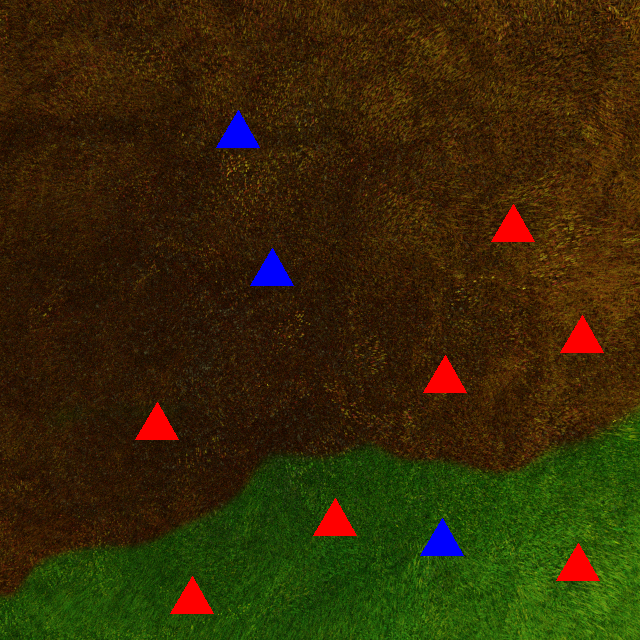
#> input picture 10.png, 640 x 640 px, found by its file name
$ python Q1.py
#> lines starting #> are read from the running program, lines starting #| are printed output that depends on the picture; after the words box and inside, x2 and y2 are one past the last pixel; in counts of white or black regions, pixels touching at a corner belong together
#> further down, input_image is the input picture: shape (640, 640, 3); mean B, G, R 6.8, 41, 52.9
import cv2
import numpy as np

def color_change(image):
    # Convert image to HSV color space
    hsv = cv2.cvtColor(image, cv2.COLOR_BGR2HSV)
#> hsv: shape (640, 640, 3); mean H, S, V 23.3, 233.2, 64.1

    # Define color ranges for brown and green
    brown_lower = np.array([10, 50, 50])
    brown_upper = np.array([30, 255, 255])

    green_lower = np.array([35, 50, 50])
    green_upper = np.array([85, 255, 255])

    # Create masks for brown and green portions
    brown_mask = cv2.inRange(hsv, brown_lower, brown_upper)
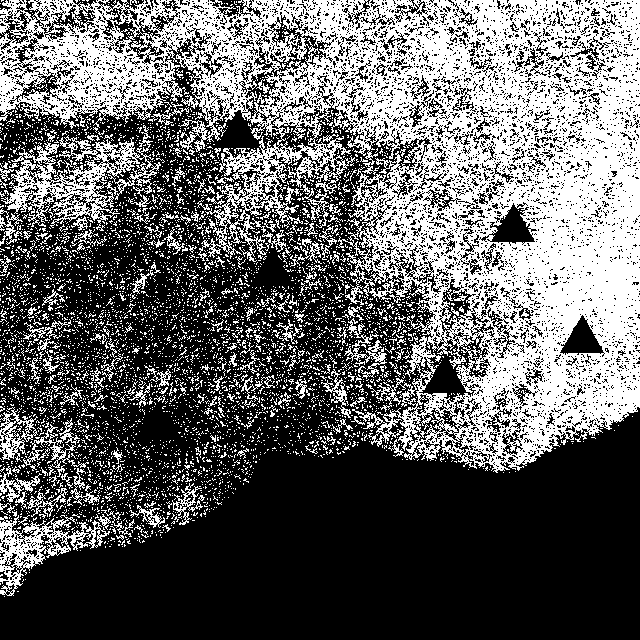
#> brown_mask: shape (640, 640); 38.9% white; 5521 white regions (5306 under 20 px), largest, box (x1, y1, x2, y2) and area: (0, 0, 640, 473) 122179, (1, 125, 161, 231) 5342, (0, 515, 110, 596) 2629
    green_mask = cv2.inRange(hsv, green_lower, green_upper)
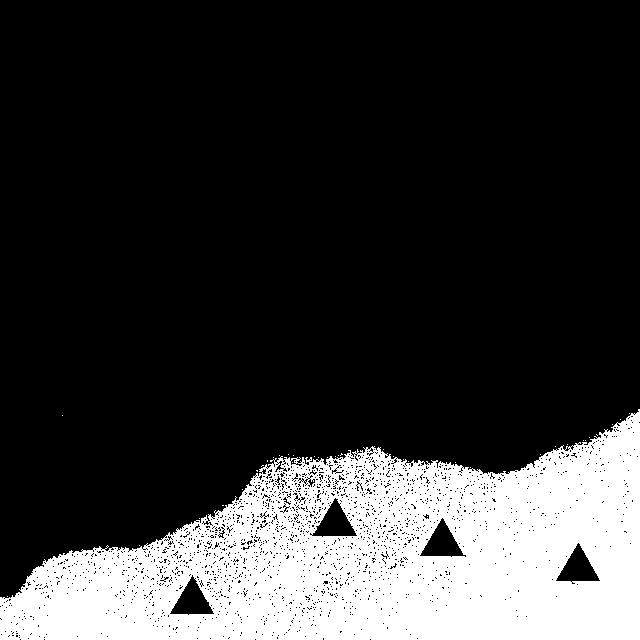
#> green_mask: shape (640, 640); 21.5% white; 38 white regions (37 under 20 px), largest, box (x1, y1, x2, y2) and area: (0, 409, 640, 640) 88114

    # Change brown to yellow and green to blue
    image[brown_mask > 0] = [0, 255, 255]  # Yellow (BGR format)
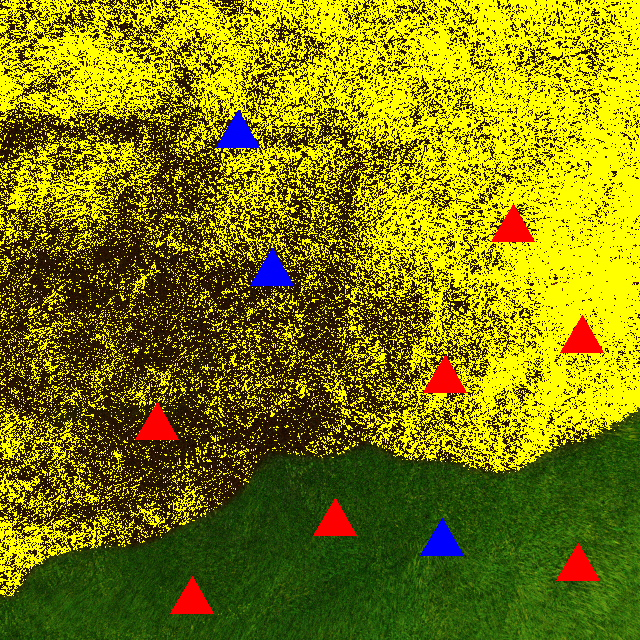
#> image: shape (640, 640, 3); mean B, G, R 4.4, 124.8, 126
    image[green_mask > 0] = [230,216,173]   # light Blue (BGR format)
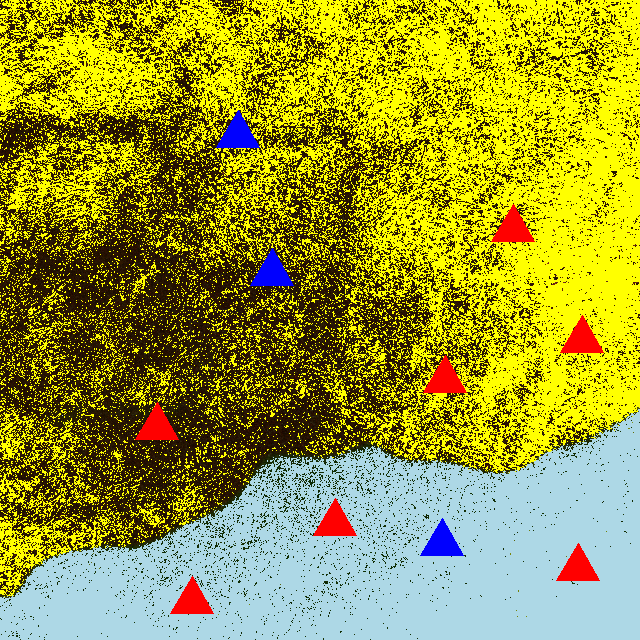
#> image: shape (640, 640, 3); mean B, G, R 52.4, 154, 155.2

    return image

# Load an image
input_image = cv2.imread('images/10.png')
image = cv2.imread('images/10.png')
# Apply color changes
output_image = color_change(image)

# Display the original and modified images
cv2.imshow('Original Image', input_image)
cv2.imshow('Modified Image', output_image)

cv2.waitKey(0)
cv2.destroyAllWindows()

# I have bean able to complete till here .

$ run again, with 1.png copied over 10.png
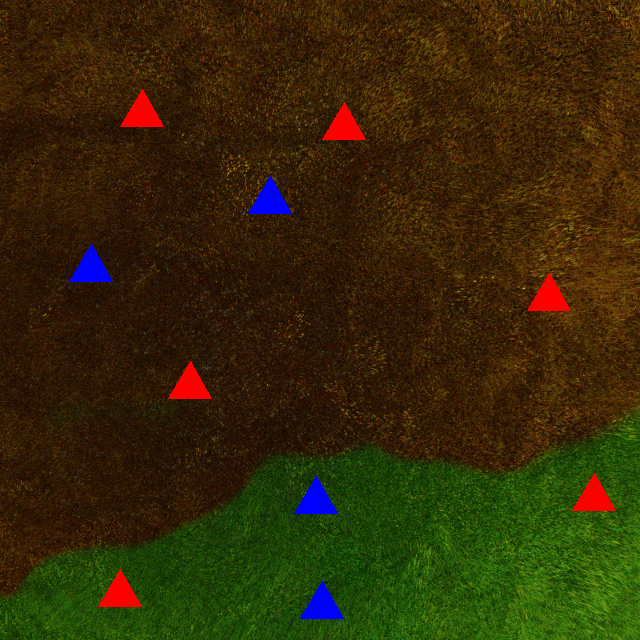
#> input picture 1.png, 640 x 640 px, found by its file name
#> input_image is the input picture: shape (640, 640, 3); mean B, G, R 7.3, 41.1, 52.4
#> hsv: shape (640, 640, 3); mean H, S, V 23.5, 233.2, 64.1
#> in color_change, `brown_mask = cv2.inRange(hsv, brown_lower, brown_upper)`:
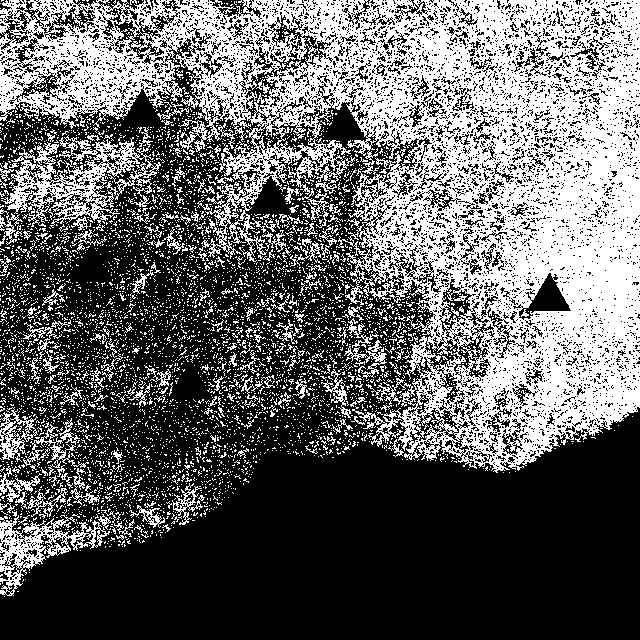
#> brown_mask: shape (640, 640); 39% white; 5534 white regions (5317 under 20 px), largest, box (x1, y1, x2, y2) and area: (0, 0, 640, 473) 122355, (1, 127, 161, 231) 5338, (0, 515, 110, 596) 2629
#> green_mask: shape (640, 640); 21.5% white; 38 white regions (37 under 20 px), largest, box (x1, y1, x2, y2) and area: (0, 409, 640, 640) 88166
#> in color_change, `image[green_mask > 0] = [230,216,173]`:
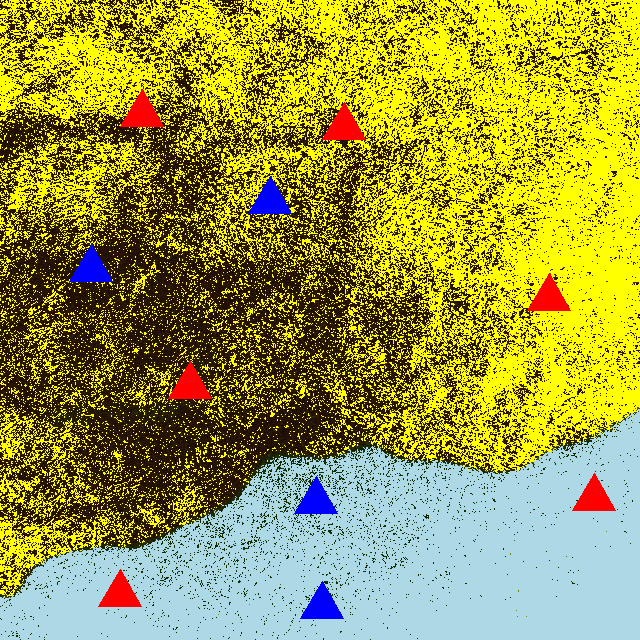
#> image: shape (640, 640, 3); mean B, G, R 53, 154.2, 154.7

$ run again, with 11.png copied over 10.png
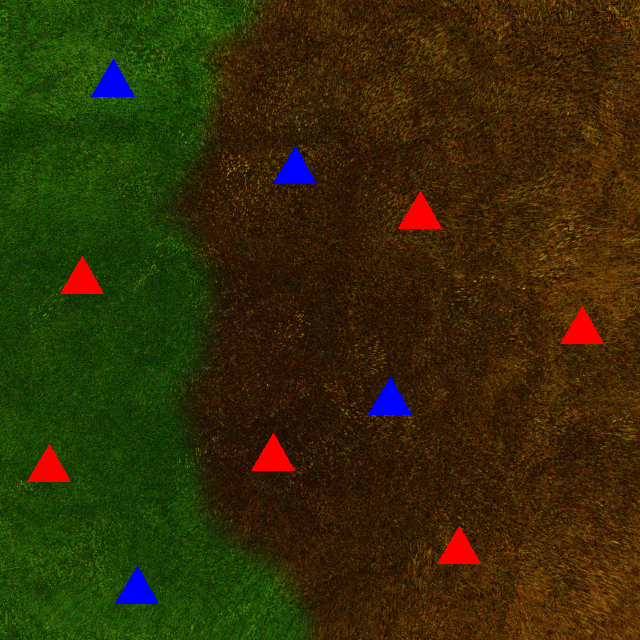
#> input picture 11.png, 640 x 640 px, found by its file name
#> input_image is the input picture: shape (640, 640, 3); mean B, G, R 7.3, 44.4, 51.2
#> hsv: shape (640, 640, 3); mean H, S, V 27.4, 233.8, 65.8
#> in color_change, `brown_mask = cv2.inRange(hsv, brown_lower, brown_upper)`:
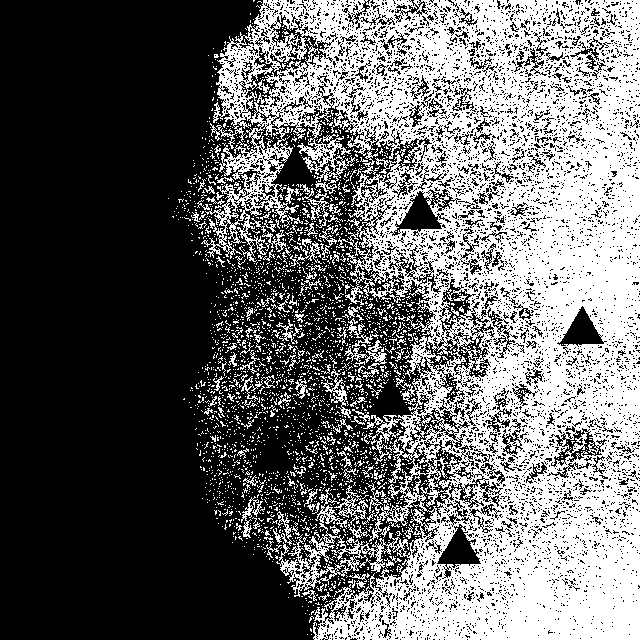
#> brown_mask: shape (640, 640); 39.8% white; 2913 white regions (2771 under 20 px), largest, box (x1, y1, x2, y2) and area: (201, 0, 640, 640) 146982, (344, 346, 387, 379) 382, (334, 485, 368, 525) 346
#> green_mask: shape (640, 640); 29.4% white; 198 white regions (197 under 20 px), largest, box (x1, y1, x2, y2) and area: (0, 0, 310, 640) 119872
#> in color_change, `image[green_mask > 0] = [230,216,173]`:
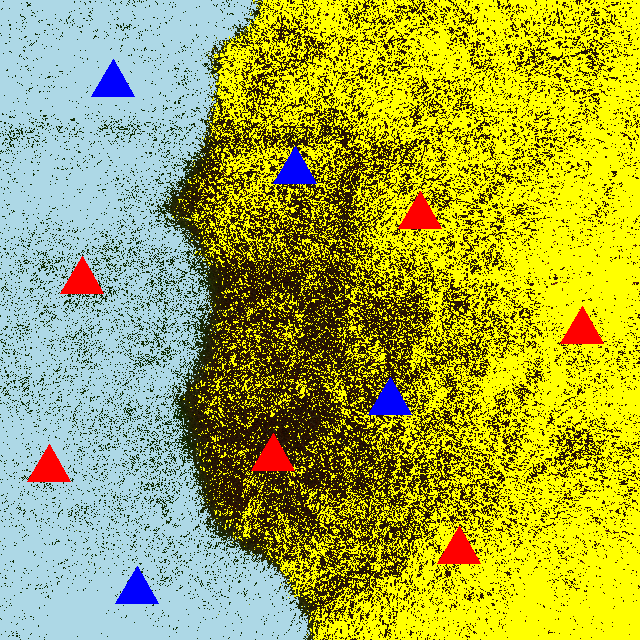
#> image: shape (640, 640, 3); mean B, G, R 70.7, 172.1, 166.4

$ run again, with 2.png copied over 10.png
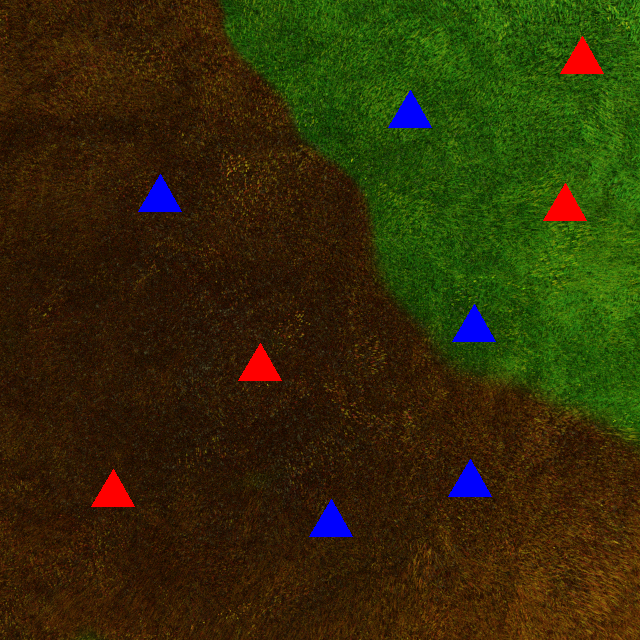
#> input picture 2.png, 640 x 640 px, found by its file name
#> input_image is the input picture: shape (640, 640, 3); mean B, G, R 8.1, 44.6, 49.8
#> hsv: shape (640, 640, 3); mean H, S, V 25.3, 232.9, 65.5
#> in color_change, `brown_mask = cv2.inRange(hsv, brown_lower, brown_upper)`:
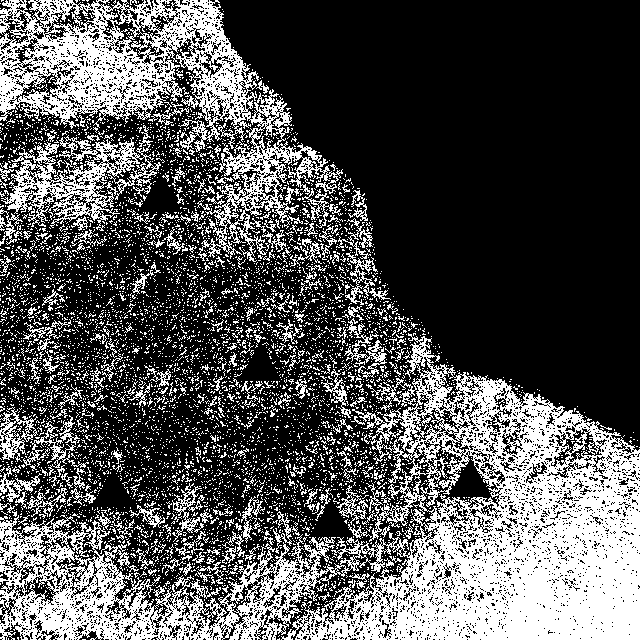
#> brown_mask: shape (640, 640); 32.3% white; 6254 white regions (5979 under 20 px), largest, box (x1, y1, x2, y2) and area: (0, 333, 640, 640) 67318, (0, 0, 343, 262) 24050, (1, 125, 161, 231) 5336
#> green_mask: shape (640, 640); 27.2% white; 43 white regions (42 under 20 px), largest, box (x1, y1, x2, y2) and area: (221, 0, 640, 442) 111303
#> in color_change, `image[green_mask > 0] = [230,216,173]`:
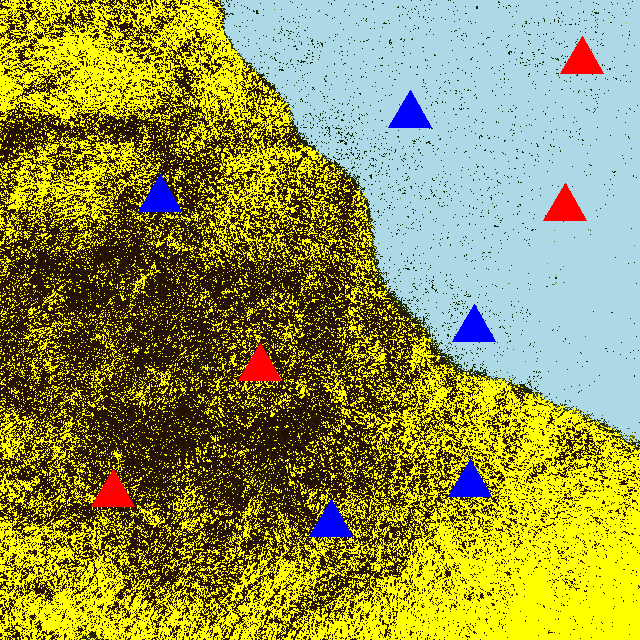
#> image: shape (640, 640, 3); mean B, G, R 66.6, 149.5, 146.9
